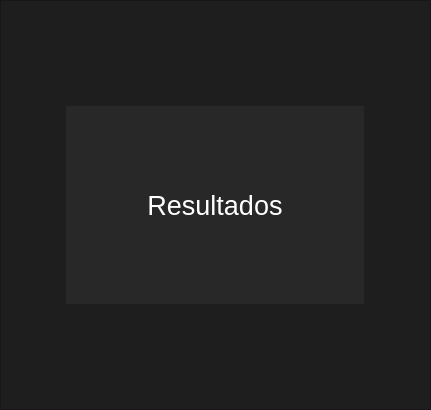
<?xml version="1.0" encoding="UTF-8"?>
<ui version="4.0">
 <class>MethodWindow</class>
 <widget class="QMainWindow" name="MethodWindow">
  <property name="geometry">
   <rect>
    <x>0</x>
    <y>0</y>
    <width>431</width>
    <height>410</height>
   </rect>
  </property>
  <property name="windowTitle">
   <string>MainWindow</string>
  </property>
  <widget class="QWidget" name="centralwidget">
   <layout class="QVBoxLayout" name="verticalLayout">
    <property name="spacing">
     <number>0</number>
    </property>
    <property name="leftMargin">
     <number>0</number>
    </property>
    <property name="topMargin">
     <number>0</number>
    </property>
    <property name="rightMargin">
     <number>0</number>
    </property>
    <property name="bottomMargin">
     <number>0</number>
    </property>
    <item>
     <widget class="QFrame" name="frame">
      <property name="styleSheet">
       <string notr="true">QFrame{
background-color: rgb(30, 30, 30);
}</string>
      </property>
      <property name="frameShape">
       <enum>QFrame::StyledPanel</enum>
      </property>
      <property name="frameShadow">
       <enum>QFrame::Raised</enum>
      </property>
      <layout class="QGridLayout" name="gridLayout">
       <item row="0" column="0">
        <widget class="QFrame" name="frame_2">
         <property name="maximumSize">
          <size>
           <width>300</width>
           <height>200</height>
          </size>
         </property>
         <property name="styleSheet">
          <string notr="true">QFrame{
background-color: rgb(40,40,40);
}</string>
         </property>
         <property name="frameShape">
          <enum>QFrame::StyledPanel</enum>
         </property>
         <property name="frameShadow">
          <enum>QFrame::Raised</enum>
         </property>
         <layout class="QVBoxLayout" name="verticalLayout_2">
          <item>
           <widget class="QLabel" name="label">
            <property name="maximumSize">
             <size>
              <width>16777215</width>
              <height>50</height>
             </size>
            </property>
            <property name="font">
             <font>
              <pointsize>20</pointsize>
             </font>
            </property>
            <property name="styleSheet">
             <string notr="true">color: rgb(255, 255, 255);</string>
            </property>
            <property name="text">
             <string>Resultados</string>
            </property>
            <property name="alignment">
             <set>Qt::AlignCenter</set>
            </property>
           </widget>
          </item>
         </layout>
        </widget>
       </item>
      </layout>
     </widget>
    </item>
   </layout>
  </widget>
 </widget>
 <resources/>
 <connections/>
</ui>
